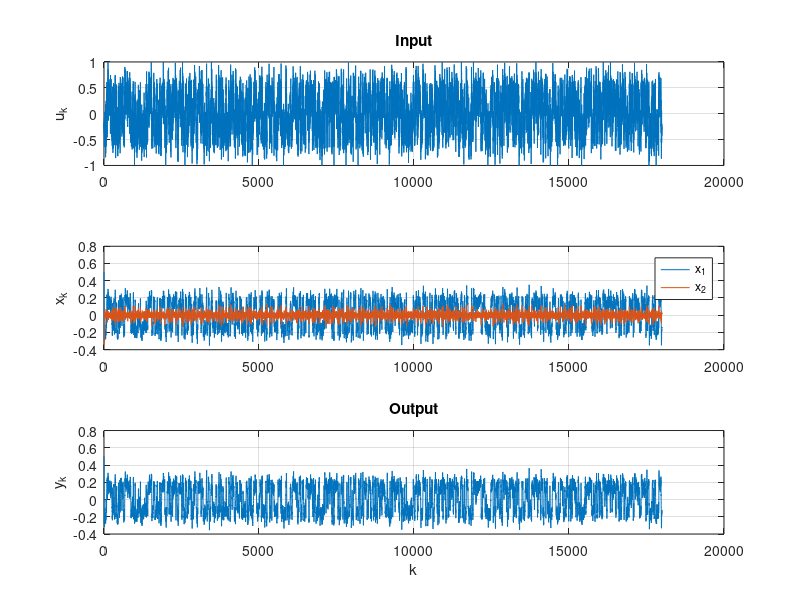

Write MATLAB code to recreate this figure. (Note: this script raises an error after producing the figure.)
%% generate_linear_lti_dataset.m
clear; clc; close all;
rng(42);

%% System definition
A = [ 0.8   0.2;
     -0.1   0.9];

B = [0.1;
     0.05];

C = [1 0];

D = 0;

nx = size(A,1);
nu = size(B,2);
ny = size(C,1);

%% Dataset lengths
N_train = 10000;
N_val   = 3000;
N_test  = 5000;

N_total = N_train + N_val + N_test;

%% Input generation
% Rich input: sum of sinusoids + PRBS + small white noise.
% This is persistently exciting in practice for linear system identification.

Ts = 1.0;
t = (0:N_total-1)' * Ts;

n_freq = 20;
freqs = linspace(0.005, 0.25, n_freq);
phases = 2*pi*rand(n_freq,1);

u_multisine = zeros(N_total,1);
for i = 1:n_freq
    u_multisine = u_multisine + sin(2*pi*freqs(i)*t + phases(i));
end
u_multisine = u_multisine / max(abs(u_multisine));

% PRBS-like component
switch_prob = 0.03;
u_prbs = zeros(N_total,1);
u_prbs(1) = sign(randn);
for k = 2:N_total
    if rand < switch_prob
        u_prbs(k) = -u_prbs(k-1);
    else
        u_prbs(k) = u_prbs(k-1);
    end
end

% Final input
u = 0.7*u_multisine + 0.3*u_prbs + 0.05*randn(N_total,1);

% Saturate input
u = max(min(u, 1), -1);

%% Simulate system
x = zeros(N_total, nx);
y = zeros(N_total, ny);

x(1,:) = [0.5 -0.3];

for k = 1:N_total-1
    y(k,:) = C*x(k,:)' + D*u(k,:)';
    x(k+1,:) = A*x(k,:)' + B*u(k,:)';
end

y(N_total,:) = C*x(N_total,:)' + D*u(N_total,:)';

%% Optional output noise
add_noise = true;
noise_std = 0.01;

if add_noise
    y_clean = y;
    y = y + noise_std*randn(size(y));
else
    y_clean = y;
end

%% Split dataset
idx_train = 1:N_train;
idx_val   = N_train+1:N_train+N_val;
idx_test  = N_train+N_val+1:N_total;

train.u = u(idx_train,:);
train.x = x(idx_train,:);
train.y = y(idx_train,:);
train.y_clean = y_clean(idx_train,:);

val.u = u(idx_val,:);
val.x = x(idx_val,:);
val.y = y(idx_val,:);
val.y_clean = y_clean(idx_val,:);

test.u = u(idx_test,:);
test.x = x(idx_test,:);
test.y = y(idx_test,:);
test.y_clean = y_clean(idx_test,:);

%% Save
dataset.A = A;
dataset.B = B;
dataset.C = C;
dataset.D = D;
dataset.Ts = Ts;
dataset.train = train;
dataset.val = val;
dataset.test = test;

save("linear_lti_dataset.mat", "dataset");

%% Plot
figure;
subplot(3,1,1);
plot(u);
grid on;
ylabel("u_k");
title("Input");

subplot(3,1,2);
plot(x);
grid on;
ylabel("x_k");
legend("x_1","x_2");

subplot(3,1,3);
plot(y);
grid on;
ylabel("y_k");
xlabel("k");
title("Output");

%% Basic persistency check via Hankel matrix rank
L = 20;                  % window length
H = build_hankel(u, L);  % L-block Hankel for SISO input
rank_H = rank(H, 1e-8);

fprintf("Hankel rank for input with L = %d: %d / %d\n", L, rank_H, L);

if rank_H == L
    fprintf("Input is numerically persistently exciting of order %d.\n", L);
else
    warning("Input may not be sufficiently persistently exciting of order %d.", L);
end

%% Local function
function H = build_hankel(signal, L)
    N = size(signal,1);
    cols = N - L + 1;
    H = zeros(L, cols);

    for i = 1:L
        H(i,:) = signal(i:i+cols-1)';
    end
end
